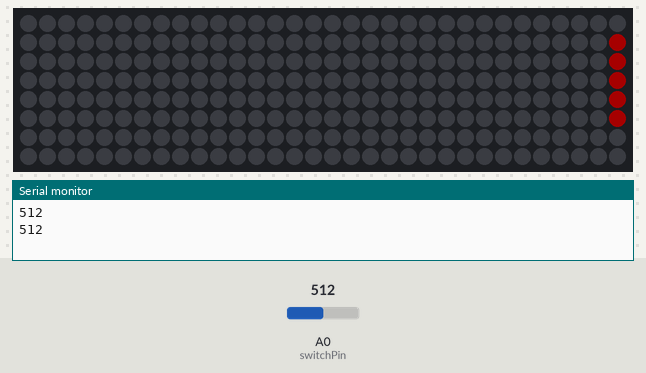
Recording of a sketch running on a simulated Arduino Uno, built with avr-gcc and run on an emulated ATmega328P. Parts: 32×8 RGB LED matrix (first LED top left, wired row by row), the last lines printed to the serial monitor. Inputs (shaded band) come from the test bench; at power-on: A0 (switchPin) = 512. Dim RGB values are drawn brighter than linear.

Above: at 0.23 s.
At 5.06 s:
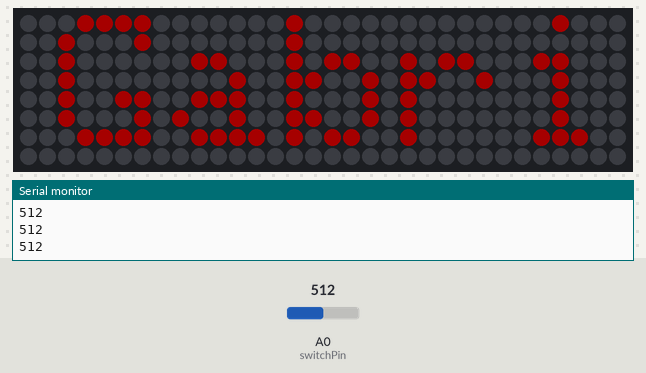
At 9.99 s:
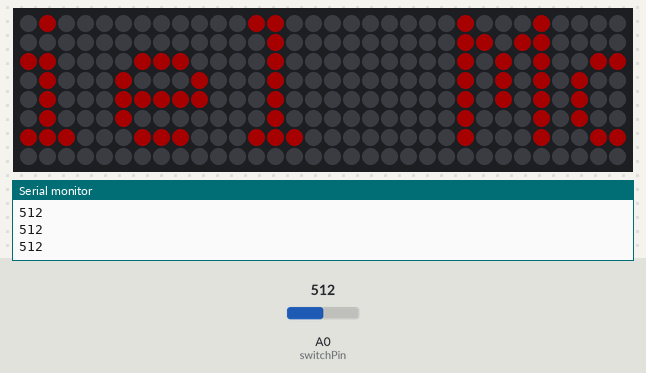
At 20.03 s:
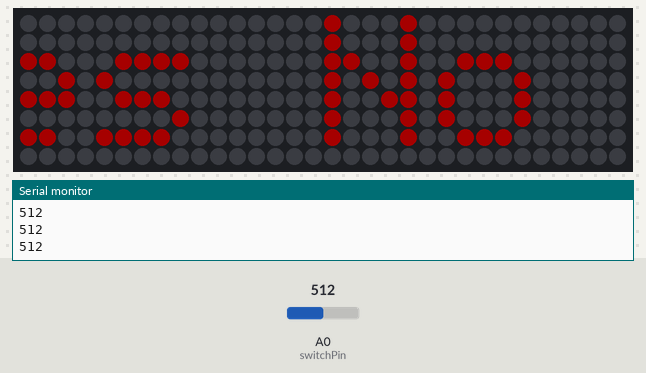
At 29.99 s:
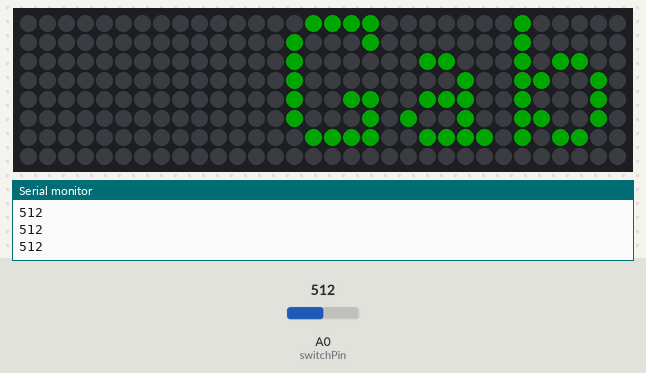
At 39.81 s:
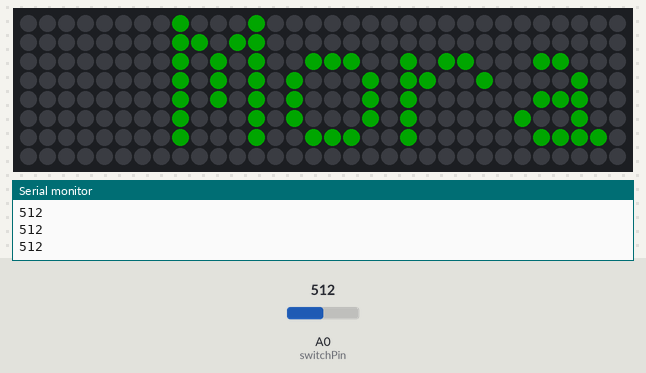

The sketch:

matriz.ino
```cpp
// Adafruit_NeoMatrix example for tiled NeoPixel matrices.  Scrolls
// 'Howdy' across three 10x8 NeoPixel grids that were created using
// NeoPixel 60 LEDs per meter flex strip.


#include <Adafruit_GFX.h>
#include <Adafruit_NeoMatrix.h>
#include <Adafruit_NeoPixel.h>
#ifndef PSTR
#define PSTR  // Make Arduino Due happy
#endif


int switchPin = 14;
int switchState = 0;
#define PIN 13


Adafruit_NeoMatrix matrix = Adafruit_NeoMatrix(8, 8, 4, 1, PIN,
                                               NEO_TILE_TOP + NEO_TILE_LEFT + NEO_TILE_COLUMNS + NEO_TILE_PROGRESSIVE + NEO_MATRIX_TOP + NEO_MATRIX_LEFT + NEO_MATRIX_COLUMNS + NEO_MATRIX_ZIGZAG,
                                               NEO_GRB + NEO_KHZ800);


const uint16_t colors[] = {
  matrix.Color(255, 0, 0), matrix.Color(0, 255, 0), matrix.Color(0, 0, 255)
};


void setup() {
  pinMode(switchPin, INPUT);
  matrix.begin();
  matrix.setTextWrap(false);
  matrix.setBrightness(40);
  matrix.setTextColor(colors[0]);
  Serial.begin(9600);
}


int x = matrix.width();
int pass = 0;


void loop() {
  switchState = analogRead(switchPin);
  //  A slow fade out
  matrix.fillScreen(0);
  matrix.setCursor(x, 0);
  if (--x < -120) {
    x = matrix.width();
    if (++pass >= 3) pass = 0;
    matrix.setTextColor(colors[pass]);
  }


  Serial.println(switchState);
  if (switchState == 4095) {
    matrix.print(F("Julio Samuel Torres Reyes"));
    matrix.print(F(" Inclinado"));
  } else {
    matrix.print(F("Gabriel Morales"));
    matrix.print(F(" No Inclinado"));
  }


  // matrix.print(F("Marisol"));
  // matrix.print(F("Valor: " + switchState));
  matrix.show();
  delay(100);
}
```
